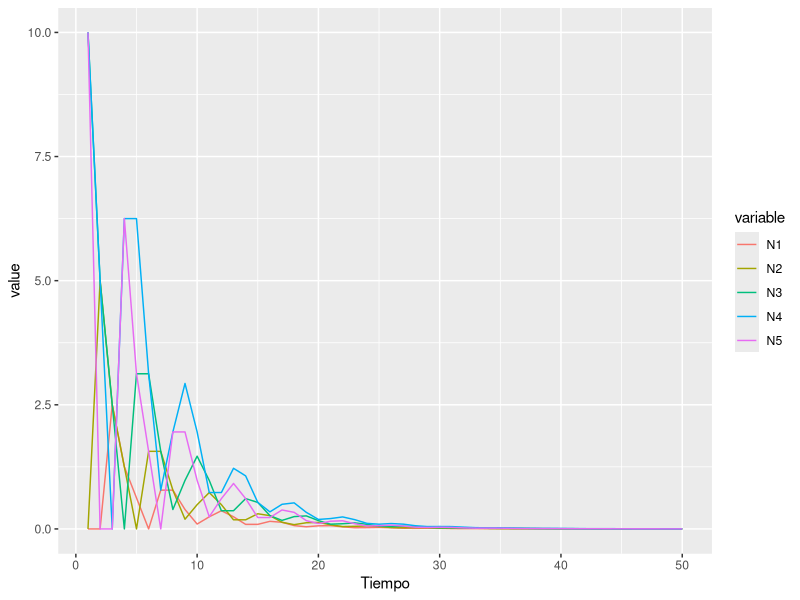

Generate this figure with R:
## Matrices de proyección poblacional
s01 <- 0.5; s12 <- 0.5; s23 <- 0.5; s34 <- 0.5; s45 <- 0.5
f3 <- 0; f4 <- 5; f5 <- 5

A <- matrix(c(0,   0, s01*f3, s01*f4, s01*f5,
              s12, 0, 0 ,     0,      0,
              0,  s23,0,      0,      0,
              0,  0,  s34,    0,      0,
              0,  0,  0,      s45,    0), byrow = T, ncol = 5, nrow = 5)

N0 <- c(0, 0, 10, 10, 10)

tiempo <- 50

N <- matrix(0, ncol = tiempo, nrow = 5)
N[, 1] <- N0

for(t in 1:(tiempo-1)){
  N[, t+1] <- N[, t] %*% A
}

library(ggplot2)

N.df <- data.frame(t(N))
names(N.df) <- c("N1", "N2", "N3", "N4", "N5")
N.df$Tiempo <- 1:tiempo

N.df.m <- reshape2::melt(N.df, id.vars = "Tiempo")

ggplot(N.df.m) + geom_line(aes(x = Tiempo, y = value, colour = variable))

